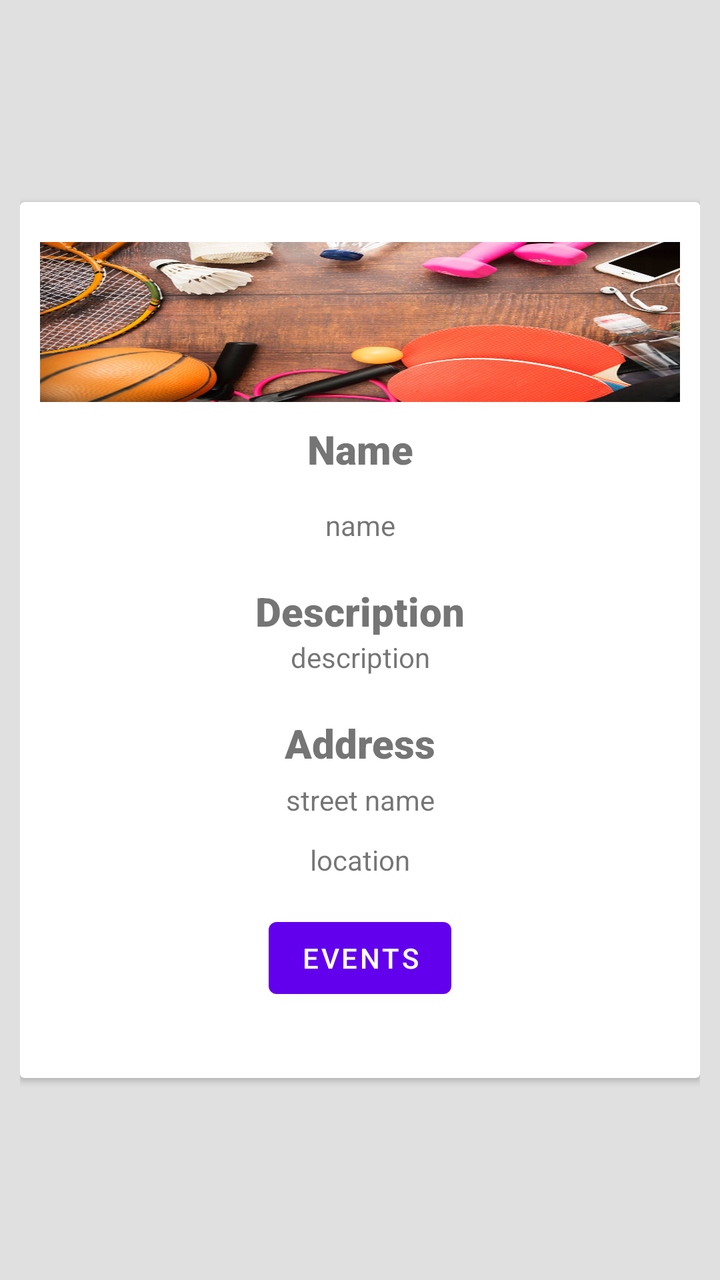
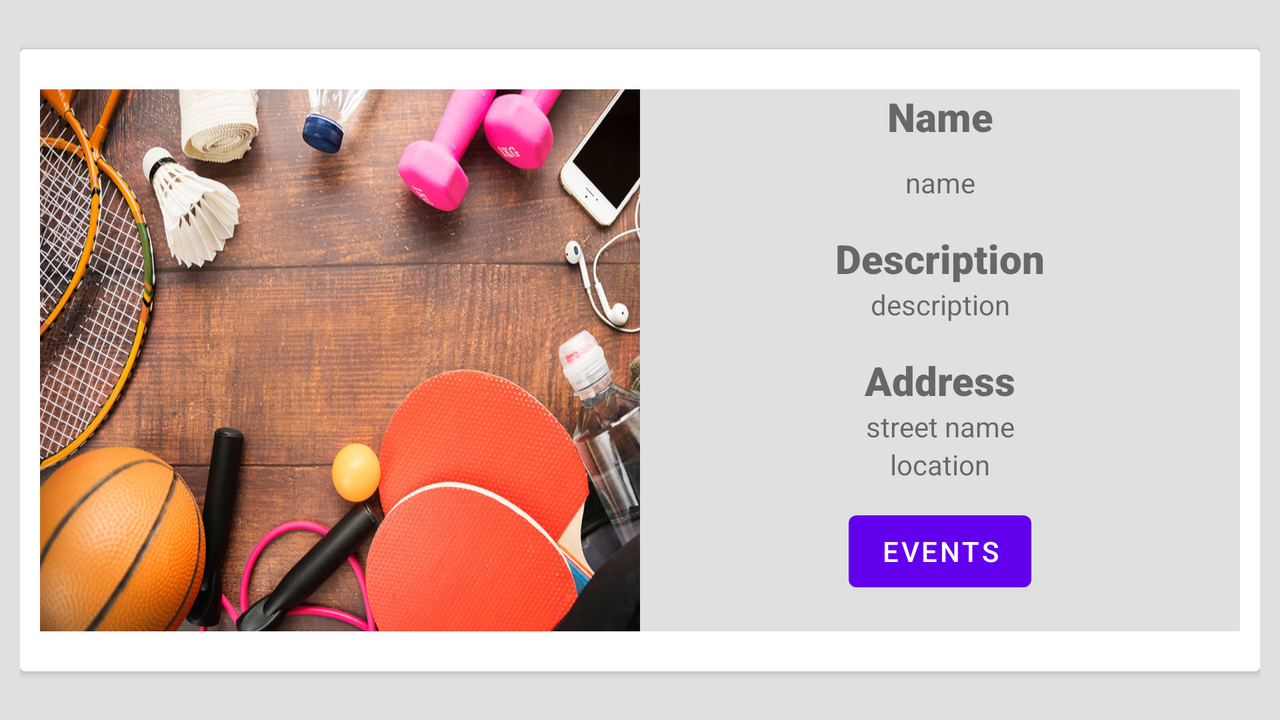

Compare how this app lays out the same screen by default and in its alternative resource folder. The renders come first, then the two layout files and the values they reference.
<!-- AndroidManifest.xml: application theme Theme.TeamActivityViewer -->
<!-- res/layout/fragment_club_details.xml -->
<?xml version="1.0" encoding="utf-8"?>
<androidx.constraintlayout.widget.ConstraintLayout
    xmlns:android="http://schemas.android.com/apk/res/android"
    xmlns:card_view="http://schemas.android.com/apk/res-auto"
    xmlns:tools="http://schemas.android.com/tools"
    android:layout_width="match_parent"
    android:layout_height="match_parent"
    tools:context=".ui.clubs.ClubDetailFragment"
    card_view:cardBackgroundColor="@color/white"
    card_view:cardCornerRadius="15dp"
    card_view:cardElevation="5dp"
    card_view:cardUseCompatPadding="true"
    android:paddingHorizontal="10dp"
    android:background="@color/grey_300">

    <androidx.cardview.widget.CardView
        android:layout_width="match_parent"
        android:layout_height="wrap_content"
        card_view:layout_constraintBottom_toBottomOf="parent"
        card_view:layout_constraintTop_toTopOf="parent"
        tools:layout_editor_absoluteX="10dp">

        <androidx.appcompat.widget.LinearLayoutCompat
            android:layout_width="match_parent"
            android:layout_height="match_parent"
            android:gravity="center"
            android:orientation="vertical"
            android:paddingVertical="20dp"
            android:paddingHorizontal="10dp">

            <ImageView
                android:id="@+id/image_club"
                android:layout_width="match_parent"
                android:layout_height="80dp"
                android:layout_marginBottom="10dp"
                android:src="@drawable/ledenbeheer_sportclubs"
                android:scaleType="fitXY"
                />

            <TextView
                android:layout_width="match_parent"
                android:layout_height="wrap_content"
                android:fontFamily="sans-serif-black"
                android:gravity="center"
                android:text="@string/view_detail_name"
                android:textSize="20sp" />

            <TextView
                android:id="@+id/name"
                android:layout_width="match_parent"
                android:layout_height="wrap_content"
                android:layout_marginTop="15dp"
                android:gravity="center"
                card_view:layout_constraintEnd_toEndOf="parent"
                card_view:layout_constraintStart_toStartOf="parent"
                card_view:layout_constraintTop_toTopOf="parent"
                tools:text="name" />

            <TextView
                android:layout_width="match_parent"
                android:layout_height="wrap_content"
                android:layout_marginTop="20dp"
                android:fontFamily="sans-serif-black"
                android:gravity="center"
                android:text="@string/view_detail_description"
                android:textSize="20sp" />

            <TextView
                android:id="@+id/desc"
                android:layout_width="match_parent"
                android:layout_height="wrap_content"
                android:gravity="center"
                card_view:layout_constraintEnd_toEndOf="@id/name"
                card_view:layout_constraintStart_toStartOf="parent"
                card_view:layout_constraintTop_toBottomOf="@id/name"
                tools:text="description" />

            <TextView
                android:layout_width="match_parent"
                android:layout_height="wrap_content"
                android:layout_marginTop="20dp"
                android:fontFamily="sans-serif-black"
                android:gravity="center"
                android:text="@string/view_details_address"
                android:textSize="20sp" />

            <TextView
                android:id="@+id/street_name"
                android:layout_width="match_parent"
                android:layout_height="30dp"
                android:gravity="center"
                card_view:layout_constraintEnd_toEndOf="parent"
                card_view:layout_constraintStart_toStartOf="parent"
                card_view:layout_constraintTop_toBottomOf="@id/desc"
                tools:text="street name" />

            <TextView
                android:id="@+id/location"
                android:layout_width="match_parent"
                android:layout_height="30dp"
                android:gravity="center"
                card_view:layout_constraintEnd_toEndOf="parent"
                card_view:layout_constraintStart_toStartOf="parent"
                card_view:layout_constraintTop_toBottomOf="@id/street_name"
                tools:text="location" />

            <LinearLayout
                android:layout_width="match_parent"
                android:layout_height="wrap_content"
                android:gravity="center"
                android:orientation="horizontal"
                android:paddingTop="10dp">

                <Button
                    android:id="@+id/event_button"
                    android:layout_width="wrap_content"
                    android:layout_height="wrap_content"
                    android:layout_gravity="start"
                    android:layout_marginTop="16dp"
                    android:text="@string/events_button_name"
                    card_view:layout_constraintBottom_toBottomOf="parent"
                    card_view:layout_constraintEnd_toEndOf="parent"
                    card_view:layout_constraintStart_toStartOf="parent"
                    card_view:layout_constraintVertical_bias="0.2" />

            </LinearLayout>

        </androidx.appcompat.widget.LinearLayoutCompat>

    </androidx.cardview.widget.CardView>




</androidx.constraintlayout.widget.ConstraintLayout>
<!-- resources referenced by this layout -->
<resources>
  <color name="grey_300">#E0E0E0</color>
  <color name="white">#FFFFFFFF</color>
  <!-- drawable ledenbeheer_sportclubs: jpg bitmap (drawable-hdpi, 49648 bytes) -->
  <string name="events_button_name">Events</string>
  <string name="view_detail_description">Description</string>
  <string name="view_detail_name">Name</string>
  <string name="view_details_address">Address</string>
  <style name="Theme.TeamActivityViewer" parent="Theme.MaterialComponents.DayNight.DarkActionBar">
          
          <item name="colorPrimary">@color/purple_500</item>
          <item name="colorPrimaryVariant">@color/purple_700</item>
          <item name="colorOnPrimary">@color/white</item>
          
          <item name="colorSecondary">@color/teal_200</item>
          <item name="colorSecondaryVariant">@color/teal_700</item>
          <item name="colorOnSecondary">@color/black</item>
          
          <item name="android:statusBarColor">?attr/colorPrimaryVariant</item>
          
      </style>
  <color name="purple_500">#FF6200EE</color>
  <color name="purple_700">#FF3700B3</color>
  <color name="teal_200">#FF03DAC5</color>
  <color name="teal_700">#FF018786</color>
  <color name="black">#FF000000</color>
</resources>
<!-- res/layout-land/fragment_club_details.xml (the repository's variant of the layout above) -->
<!-- drawn on the phone turned sideways -->
<?xml version="1.0" encoding="utf-8"?>
<androidx.constraintlayout.widget.ConstraintLayout
    xmlns:android="http://schemas.android.com/apk/res/android"
    xmlns:card_view="http://schemas.android.com/apk/res-auto"
    xmlns:tools="http://schemas.android.com/tools"
    android:layout_width="match_parent"
    android:layout_height="match_parent"
    tools:context=".ui.clubs.ClubDetailFragment"
    card_view:cardBackgroundColor="@color/white"
    card_view:cardCornerRadius="15dp"
    card_view:cardElevation="5dp"
    card_view:cardUseCompatPadding="true"
    android:paddingHorizontal="10dp"
    android:background="@color/grey_300">

    <androidx.cardview.widget.CardView
        android:layout_width="match_parent"
        android:layout_height="wrap_content"
        card_view:layout_constraintBottom_toBottomOf="parent"
        card_view:layout_constraintTop_toTopOf="parent"
        tools:layout_editor_absoluteX="10dp">

        <androidx.appcompat.widget.LinearLayoutCompat
            android:layout_width="match_parent"
            android:layout_height="match_parent"
            android:gravity="center"
            android:orientation="horizontal"
            android:weightSum="2"
            android:paddingVertical="20dp"
            android:paddingHorizontal="10dp">

            <ImageView
                android:id="@+id/image_club"
                android:layout_width="match_parent"
                android:layout_height="match_parent"
                android:src="@drawable/ledenbeheer_sportclubs"
                android:scaleType="fitXY"
                android:layout_weight="1"
                />
            <ScrollView
                android:layout_width="match_parent"
                android:layout_height="wrap_content"
                android:layout_weight="1"
                android:background="@color/grey_300"
                android:layout_gravity="center">

                <LinearLayout
                    android:layout_width="match_parent"
                    android:layout_height="match_parent"
                    android:orientation="vertical"
                    android:scrollbarAlwaysDrawVerticalTrack="true">


                    <TextView
                        android:layout_width="match_parent"
                        android:layout_height="wrap_content"
                        android:fontFamily="sans-serif-black"
                        android:gravity="center"
                        android:text="@string/view_detail_name"
                        android:textSize="20sp" />

                    <TextView
                        android:id="@+id/name"
                        android:layout_width="match_parent"
                        android:layout_height="wrap_content"
                        android:layout_marginTop="10dp"
                        android:gravity="center"
                        card_view:layout_constraintEnd_toEndOf="parent"
                        card_view:layout_constraintStart_toStartOf="parent"
                        card_view:layout_constraintTop_toTopOf="parent"
                        tools:text="name" />

                    <TextView
                        android:layout_width="match_parent"
                        android:layout_height="wrap_content"
                        android:layout_marginTop="15dp"
                        android:fontFamily="sans-serif-black"
                        android:gravity="center"
                        android:text="@string/view_detail_description"
                        android:textSize="20sp" />

                    <TextView
                        android:id="@+id/desc"
                        android:layout_width="match_parent"
                        android:layout_height="wrap_content"
                        android:gravity="center"
                        card_view:layout_constraintEnd_toEndOf="@id/name"
                        card_view:layout_constraintStart_toStartOf="parent"
                        card_view:layout_constraintTop_toBottomOf="@id/name"
                        tools:text="description" />

                    <TextView
                        android:layout_width="match_parent"
                        android:layout_height="wrap_content"
                        android:layout_marginTop="15dp"
                        android:fontFamily="sans-serif-black"
                        android:gravity="center"
                        android:text="@string/view_details_address"
                        android:textSize="20sp" />

                    <TextView
                        android:id="@+id/street_name"
                        android:layout_width="match_parent"
                        android:layout_height="wrap_content"
                        android:gravity="center"
                        card_view:layout_constraintEnd_toEndOf="parent"
                        card_view:layout_constraintStart_toStartOf="parent"
                        card_view:layout_constraintTop_toBottomOf="@id/desc"
                        tools:text="street name" />

                    <TextView
                        android:id="@+id/location"
                        android:layout_width="match_parent"
                        android:layout_height="wrap_content"
                        android:gravity="center"
                        card_view:layout_constraintEnd_toEndOf="parent"
                        card_view:layout_constraintStart_toStartOf="parent"
                        card_view:layout_constraintTop_toBottomOf="@id/street_name"
                        tools:text="location" />

                    <LinearLayout
                        android:layout_width="match_parent"
                        android:layout_height="wrap_content"
                        android:gravity="center"
                        android:orientation="horizontal"
                        android:paddingTop="10dp">

                        <Button
                            android:id="@+id/event_button"
                            android:layout_width="wrap_content"
                            android:layout_height="wrap_content"
                            android:layout_gravity="start"
                            android:layout_marginTop="16dp"
                            android:text="@string/events_button_name"
                            card_view:layout_constraintBottom_toBottomOf="parent"
                            card_view:layout_constraintEnd_toEndOf="parent"
                            card_view:layout_constraintStart_toStartOf="parent"
                            card_view:layout_constraintVertical_bias="0.2" />

                    </LinearLayout>
                </LinearLayout>
            </ScrollView>
        </androidx.appcompat.widget.LinearLayoutCompat>

    </androidx.cardview.widget.CardView>




</androidx.constraintlayout.widget.ConstraintLayout>
